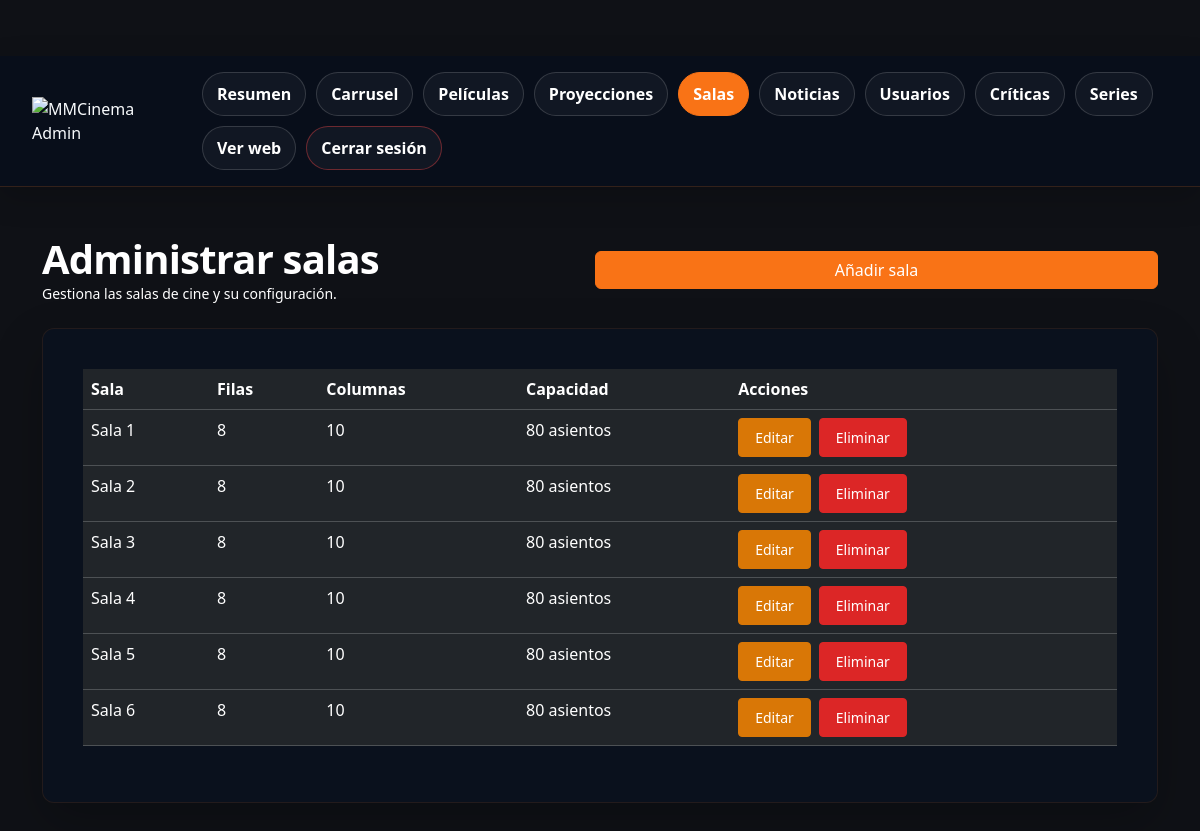
The page /admin/pages/salas/list.php on the database its author committed.
### tables this page shows
CREATE TABLE `sala_config` (
  `sala` varchar(50) NOT NULL,
  `filas` int(11) NOT NULL DEFAULT 8,
  `columnas` int(11) NOT NULL DEFAULT 10,
  `updated_at` timestamp NULL DEFAULT current_timestamp() ON UPDATE current_timestamp()
);

### admin/pages/salas/list.php (the view, shortened to what this page needs)
<?php
require_once __DIR__ . "/../../../config/conexion.php";
$salas = $pdo->query("SELECT * FROM sala_config ORDER BY sala ASC")->fetchAll(PDO::FETCH_ASSOC);
?>
<!DOCTYPE html>
<html lang="es">
<head>
    <link rel="stylesheet" href="../../../assets/css/styles.css">
    <link href="https://cdn.jsdelivr.net/npm/bootstrap@5.3.3/dist/css/bootstrap.min.css" rel="stylesheet">
</head>
<body class="admin-body">
<?php require_once __DIR__ . "/../../../admin_header.php"; ?>
<div class="container py-4 py-lg-5">
    <div class="admin-page-head">
        <div>
            <h1>Administrar salas</h1>
            <p>Gestiona las salas de cine y su configuración.</p>
        </div>
        <a href="form.php" class="btn btn-primary">Añadir sala</a>
    </div>
    <div class="admin-glass-card">
        <table class="table table-dark table-hover">
            <thead>
                <tr>
                    <th>Sala</th>
                    <th>Filas</th>
                    <th>Columnas</th>
                    <th>Capacidad</th>
                    <th>Acciones</th>
                </tr>
            </thead>
            <tbody>
                <?php foreach ($salas as $sala): ?>
                    <tr>
                        <td><?= htmlspecialchars($sala['sala']) ?></td>
                        <td><?= (int)$sala['filas'] ?></td>
                        <td><?= (int)$sala['columnas'] ?></td>
                        <td><?= (int)$sala['filas'] * (int)$sala['columnas'] ?> asientos</td>
                        <td>
                            <div class="admin-actions d-flex gap-2 flex-wrap">
                                <a href="form.php?sala=<?= urlencode($sala['sala']) ?>" class="btn btn-warning btn-sm">Editar</a>
                                <form method="POST" action="delete.php" style="display: inline;" onsubmit="return confirm('¿Eliminar esta sala?')">
                                    <button type="submit" class="btn btn-danger btn-sm">Eliminar</button>
                                </form>
                            </div>
                        </td>
                    </tr>
                <?php endforeach; ?>
            </tbody>
        </table>
    </div>
</div>
</body>
</html>

### assets/css/base.css (style rules this page uses)
:root { --bg-main: #0f1116; --bg-secondary: #1b1e27; --bg-card: rgba(27, 30, 39, 0.88); --primary: #f97316; --primary-dark: #ea580c; --danger: #dc2626; --danger-dark: #b91c1c; --accent: #9333ea; --text-light: #f8fafc; --text-gray: #cbd5e1; --text-soft: #94a3b8; --border-soft: rgba(255,255,255,0.10); --border-card: rgba(255,255,255,0.08); --shadow-soft: 0 10px 30px rgba(0,0,0,0.28); --shadow-card: 0 14px 34px rgba(0,0,0,0.34); --shadow-card-hover: 0 20px 44px rgba(0,0,0,0.42); --radius-sm: 10px; --radius-md: 14px; --radius-lg: 18px; --ease-premium: cubic-bezier(0.22, 1, 0.36, 1); }
* { margin: 0; padding: 0; box-sizing: border-box; }
html { scroll-behavior: smooth; }
body { background: radial-gradient(circle at top, rgba(249,115,22,0.06), transparent 22%), linear-gradient(180deg, #0d1016 0%, #0b0d12 100%); color: var(--text-light); font-family: "Segoe UI", sans-serif; min-height: 100vh; position: relative; overflow-x: hidden; }
a { color: var(--primary); text-decoration: none; transition: color 0.22s ease; }
body, p, strong, em, li, small, label, td, th { color: var(--text-light) !important; }
h1, h2, h3, h4, h5, h6 { color: var(--text-light) !important; font-weight: 700; letter-spacing: -0.02em; }
header, main, footer, .navbar, .container, .hero, .card, .filtro-cartelera { position: relative; z-index: 2; }
.table { color: #ffffff !important; }
.table thead th { color: #ffffff !important; }
.table tbody td { color: #ffffff !important; }
p { color: #ffffff !important; }
h1, h2, h3, h4, h5, h6 { color: #ffffff !important; }
a { color: #f97316 !important; }
.btn { color: #ffffff !important; }

### assets/css/components.css (style rules this page uses)
.btn-primary { background: #f97316 !important; border: 1px solid #f97316 !important; color: #ffffff !important; font-weight: 700; border-radius: 10px; transition: background-color 0.22s ease, border-color 0.22s ease, transform 0.28s var(--ease-premium), box-shadow 0.28s var(--ease-premium), color 0.22s ease; padding: 0.75rem 1.5rem; }
.btn-warning { background: #d97706 !important; border: 1px solid #d97706 !important; color: #ffffff !important; font-weight: 700; border-radius: 10px; transition: background-color 0.22s ease, border-color 0.22s ease, transform 0.28s var(--ease-premium), box-shadow 0.28s var(--ease-premium), color 0.22s ease; padding: 0.75rem 1.5rem; }
.btn-danger { background: #dc2626 !important; border: 1px solid #dc2626 !important; color: #ffffff !important; font-weight: 700; border-radius: 10px; transition: background-color 0.22s ease, border-color 0.22s ease, transform 0.28s var(--ease-premium), box-shadow 0.28s var(--ease-premium), color 0.22s ease; padding: 0.75rem 1.5rem; }
.btn-sm { padding: 0.5rem 1rem !important; font-size: 0.875rem !important; }

### rows shown on the page
sala_config: sala "Sala 1", filas "8", columnas "10", (int)$sala['filas'] * (int)$sala['columnas'] "80"
sala_config: sala "Sala 2", filas "8", columnas "10", (int)$sala['filas'] * (int)$sala['columnas'] "80"
sala_config: sala "Sala 3", filas "8", columnas "10", (int)$sala['filas'] * (int)$sala['columnas'] "80"
sala_config: sala "Sala 4", filas "8", columnas "10", (int)$sala['filas'] * (int)$sala['columnas'] "80"
sala_config: sala "Sala 5", filas "8", columnas "10", (int)$sala['filas'] * (int)$sala['columnas'] "80"
sala_config: sala "Sala 6", filas "8", columnas "10", (int)$sala['filas'] * (int)$sala['columnas'] "80"
